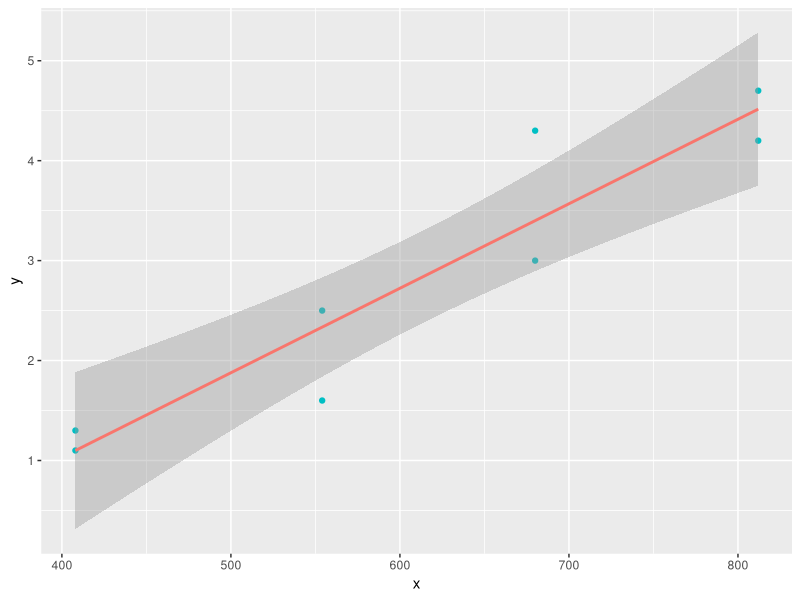
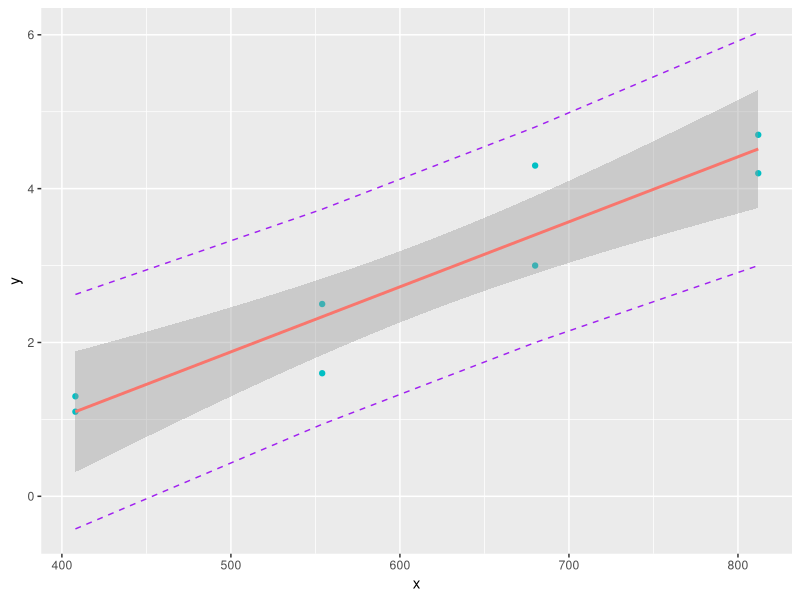
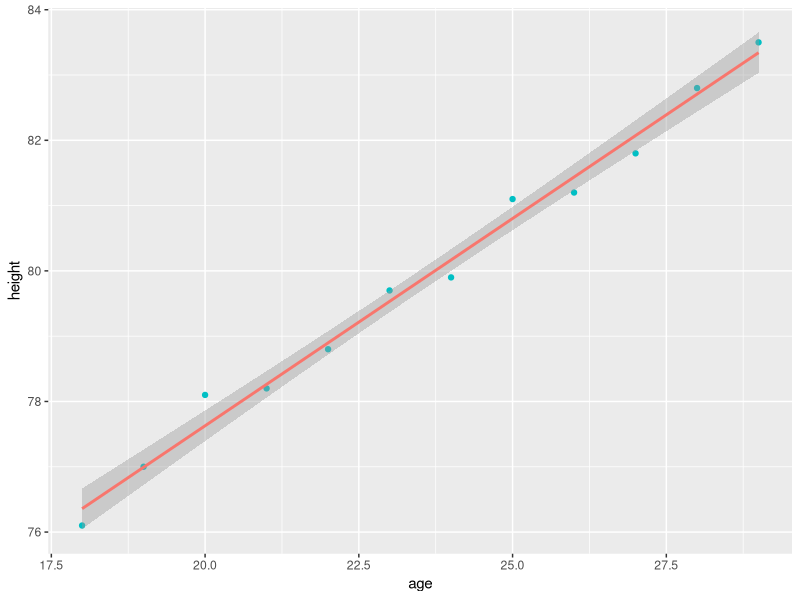
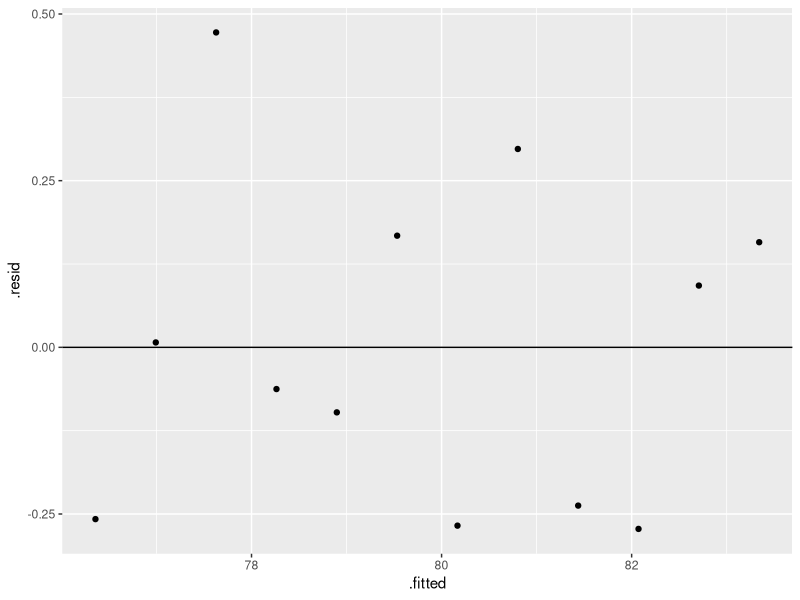
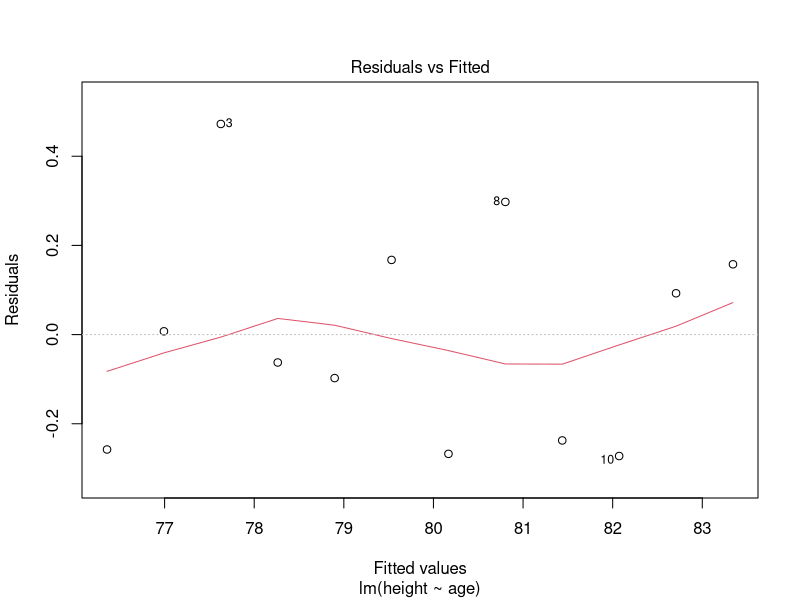
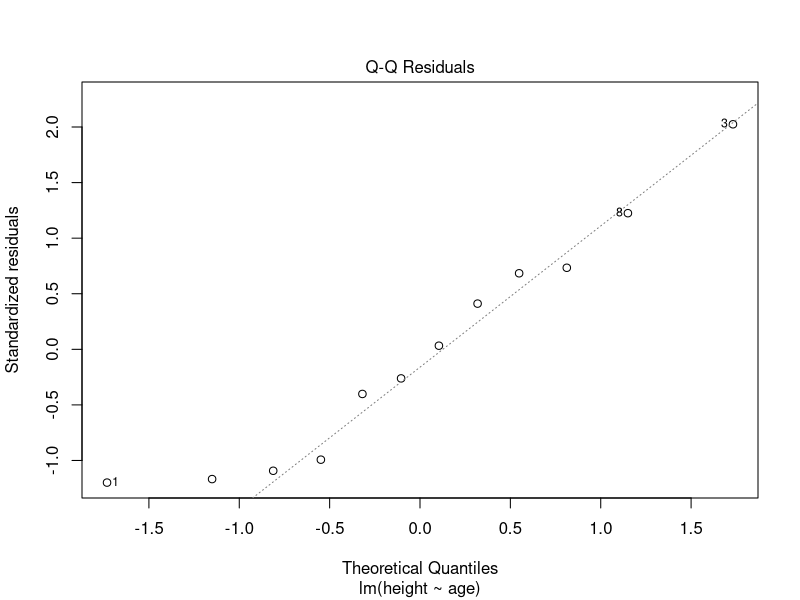

These figures' R source, in order:
library(ggplot2)
library(readxl)
library(broom)

# 1 - 11a)

db <- data.frame(
  x = c(408,408,554,554,680,680,812,812),
  y = c(1.1,1.3,1.6,2.5,3.0,4.3,4.2,4.7)
)

model <- lm(y~x, data=db)
model

pred.int <- predict(model, interval = "prediction")
db <- cbind(db, pred.int)

p <- ggplot(db, aes(x, y, col="pink")) +
  geom_point() +
  stat_smooth(method = lm, aes(col="lightblue")) +
  theme(legend.position = "none")
p

# 1 - 11b)

conf_int450 <- predict(model, data.frame(x=450), interval='confidence')
conf_int450

# 1 - 11c)

pred_int650 <- predict(model, data.frame(x=650), interval='prediction')
pred_int650

# 1 Final Graph

p + geom_line(aes(y = lwr), color = "purple", linetype = "dashed")+
  geom_line(aes(y = upr), color = "purple", linetype = "dashed")


# 2

age_height_db <- read_excel("Datasets/ageandheight.xls", sheet="Hoja2")
lmHeight = lm(height~age, data = age_height_db)
summary(lmHeight)

# Equation -> height = 64.9283 + 0.635 * age

p <- ggplot(age_height_db, aes(age, height, col="pink")) +
  geom_point() +
  stat_smooth(method = lm, aes(col="lightblue")) +
  theme(legend.position = "none")
p

# 2 - Q1

cint_age <- confint(lmHeight, "age", level=0.99)
cint_age


# 3

cov(age_height_db$height, age_height_db$age)
cor(age_height_db$height, age_height_db$age)

# 3 - Q2

# Since the covariance is positive we can tell that when the height parameter increases, the age one also increases, same when decreasing.
# With the correlation coefficient of 0.9943 we can tell that there is a really strong linear relationship, we can tell that there is a strong one when we get a value between 0.8 and 1, which is the maximum and would indicate that they are perfectly related.


# 4

cor.test(age_height_db$height, age_height_db$age)

# 4 - Q3
  # 1. Given a p-value of 4.428e-11, there is a probability of 4.428e-11 that the correlation coefficient between the 2 variables is 0, which would mean that there would not be a relationship between the 2.
  # 2. The best estimate would be 0.9943661
  # 3.
    # 3.1 The interval for a 5% probability of beign wrong would be [0.9793465, 0.9984716], since those values would give a 0.05 p-value.
    # 3.2
    cor.test(age_height_db$height, age_height_db$age, conf.level = 0.99)
    # With a probability of 1% of beign wrong, the interval gets smaller, to [0.9690234, 0.9989860].


# 5

ggplot(lmHeight, aes(x = .fitted, y = .resid)) + geom_point() + geom_hline(yintercept=0)

# 5 - Q4

plot(lmHeight, which=1)
plot(lmHeight, which=2)

# 5 - Q5

# In the first plot we can see that the residuals are randomly distributed, hence, there is no relation whatsoever between them, that indicates that they are mostly normal errors, if for example we saw a pattern like a curve, we would know that our model is not good since that relation should be included in our model.
# In the second plot we check the normality of the residuals with a qq-plot, we see a linear trend which indicates that the error terms are normally distributed, the normal distribution is the distribution that explains random deviation, hence supporting what we saw on the 1st plot.
